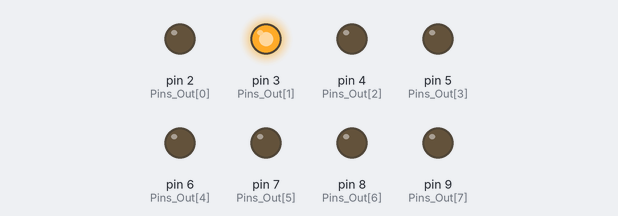
A sketch run on a simulated Arduino Uno, built with avr-gcc and run on an emulated ATmega328P. Shown: output pins drawn as LEDs (lit = HIGH).

Above: at 1.5 s.
At 3.5 s:
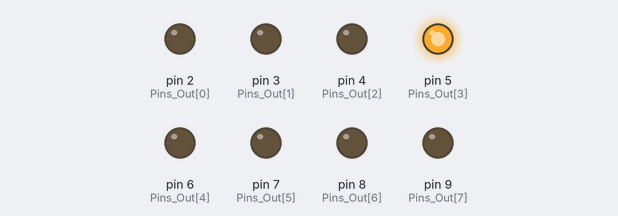
At 4.5 s:
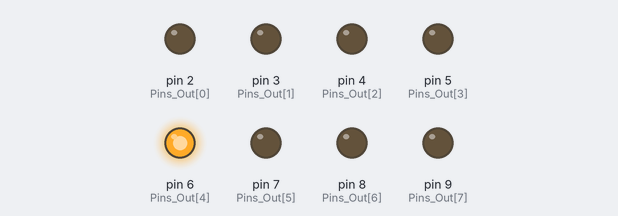
At 5.5 s:
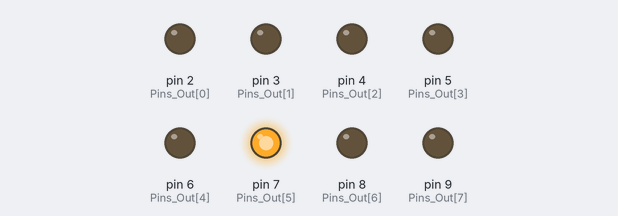
At 7.5 s:
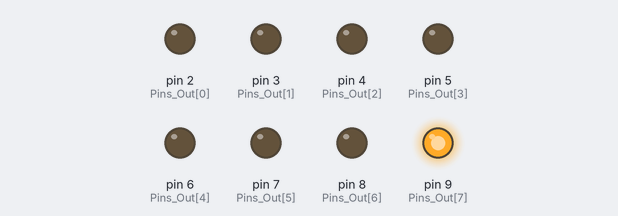
At 10.5 s:
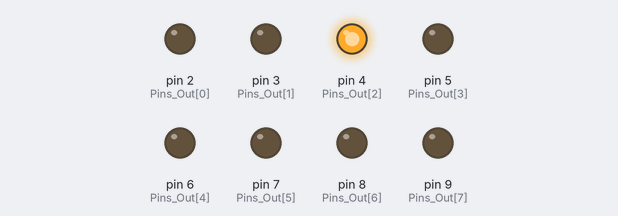
Timing chart, 0 to 11.4 s (numbered marks = the images above):
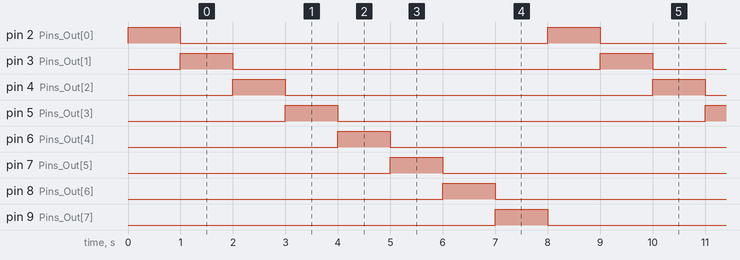

The sketch:

program00.ino
```cpp
/*	Prog_00
	Blikani LED
*/
//deklarace promennych
int Pins_Out[] = {2,3,4,5,6,7,8,9};
unsigned char pozice=0;

//metoda setup
void setup()
{
	for (int i=0; i<8; i++)
	{
		pinMode(Pins_Out[i], OUTPUT);
		digitalWrite(Pins_Out[i], LOW);
	}
	digitalWrite(Pins_Out[pozice], HIGH);
	delay(1000);

}

//metoda loop
void loop()
{
	digitalWrite(Pins_Out[pozice], LOW);
	if (++pozice > 7) pozice=0;
	digitalWrite(Pins_Out[pozice], HIGH);
	delay(1000);
}
```

Measured:
- by itself, pin 2 (Pins_Out[0]), pin 3 (Pins_Out[1]), pin 4 (Pins_Out[2]), pin 5 (Pins_Out[3]), pin 6 (Pins_Out[4]), pin 7 (Pins_Out[5]), pin 8 (Pins_Out[6]), pin 9 (Pins_Out[7]): alternates HIGH for 1.0 s and LOW for 7.0 s
- by itself, everything shown: repeats every 8.0 s, in 8 steps
